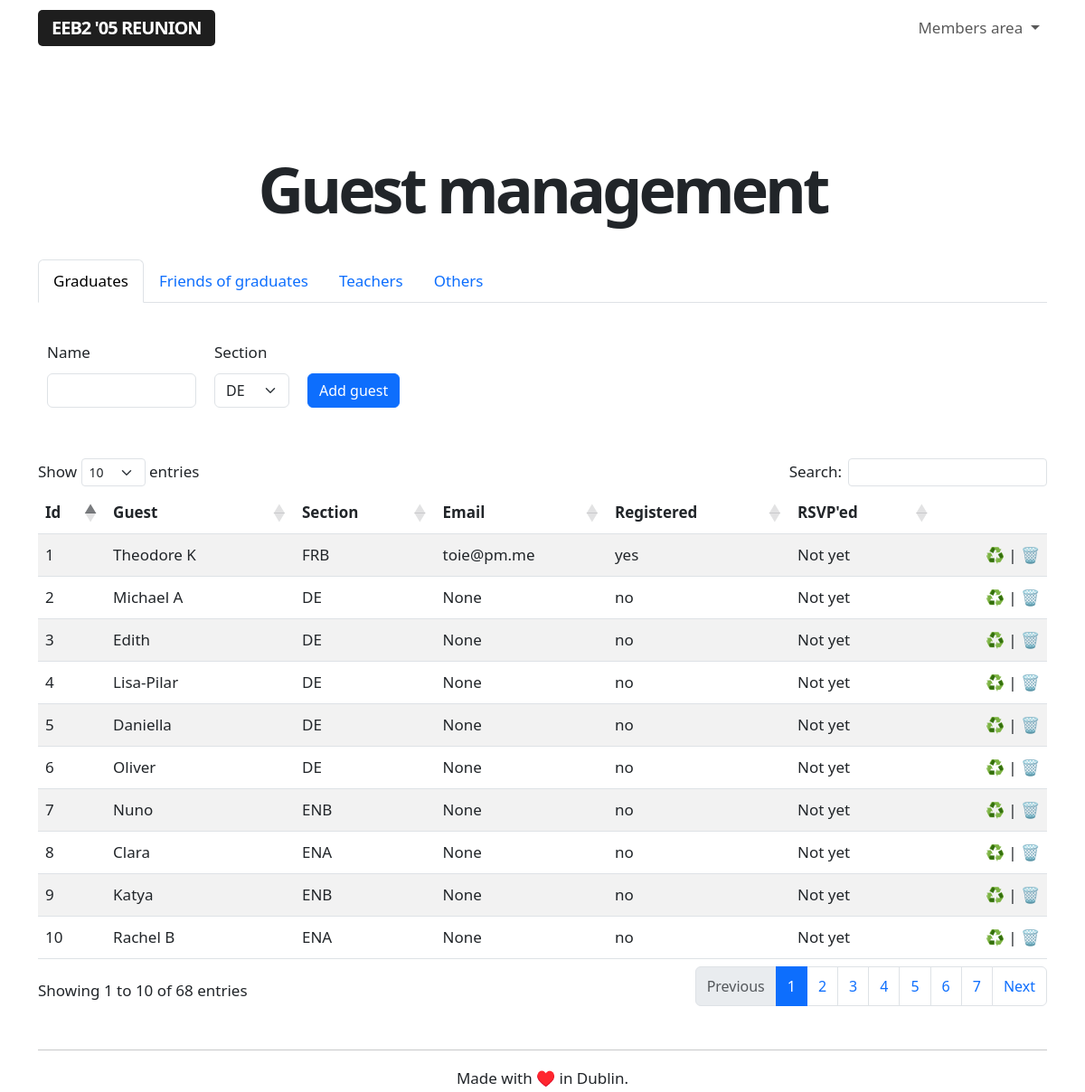
The app's page /admin/guests (signed in), older data.
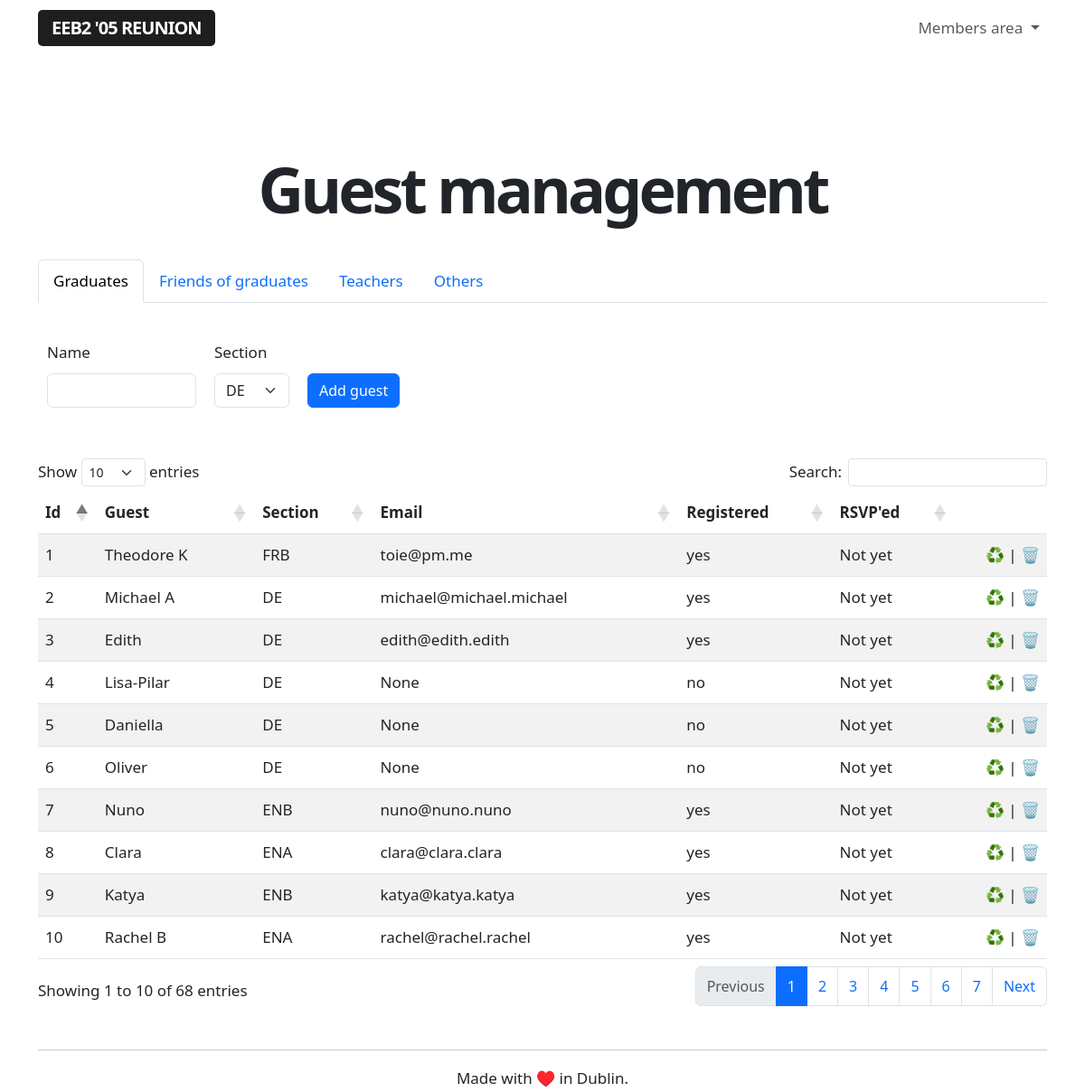
The same page, newer data.
### app/models.py (models this page shows, shortened)
class Section(db.Model):
    id = db.Column(db.Integer, primary_key=True)
    section = db.Column(db.String(64), index=True, unique=True)
    def __repr__(self):
        return '{}'.format(self.section)

class Guest(db.Model):
    id = db.Column(db.Integer, primary_key=True)
    name = db.Column(db.String(64), index=True, unique=False)
    section = db.Column(db.String(64), index=True, unique=False)
    email = db.Column(db.String(120), index=True, unique=True)
    registered = db.Column(db.String(120), index=True, unique=False)
    rsvp = db.Column(db.String(64), index=True, unique=False)

### app/routes.py (the view, shortened to what this page needs)
@app.route('/admin/guests', methods=['GET', 'POST'])
@login_required
def adminguestmanagement():
    if current_user.role == 'admin':
        guests = Guest.query.order_by(Guest.id.asc())
        friends = User.query.filter_by(role='I was friends with people who graduated in 2005').order_by(User.name.asc())
        teachers = User.query.filter_by(role='I was a teacher at the EEB2').order_by(User.name.asc())
        others = User.query.filter_by(role='Other').order_by(User.name.asc())
        form = AddGuestForm()
    else:
        flash('This is a restricted area.')
        return redirect(url_for('index'))
    return render_template("guest_management.html", title='Guest list management', guests=guests,
        friends=friends, teachers=teachers, others=others, form=form)

### app/forms.py
class AddGuestForm(FlaskForm):
    guestname = StringField('Name', validators=[DataRequired()])
    section = SelectField(u'Section', choices = [], validators = [DataRequired()])
    submit = SubmitField('Add guest')
    def __init__(self):
        super(AddGuestForm, self).__init__()
        self.section.choices = Section.query.order_by(Section.section.asc()).all()

### app/models.py (called while the page is built)
@login.user_loader
def load_user(id):
    return User.query.get(int(id))

### app/templates/guest_management.html (shortened to what this page needs)
{% extends "base.html" %}
{% block content %}
<div class="title">
    <h1>Guest management</h1>
</div>
<br>
<br>
<nav>
  <div class="nav nav-tabs" id="nav-tab" role="tablist">
    <button class="nav-link active" id="nav-graduates-tab" data-bs-toggle="tab" data-bs-target="#nav-graduates" type="button" role="tab" aria-controls="nav-graduates" aria-selected="true">Graduates</button>
    <button class="nav-link" id="nav-friends-tab" data-bs-toggle="tab" data-bs-target="#nav-friends" type="button" role="tab" aria-controls="nav-friends" aria-selected="false">Friends of graduates</button>
    <button class="nav-link" id="nav-teachers-tab" data-bs-toggle="tab" data-bs-target="#nav-teachers" type="button" role="tab" aria-controls="nav-teachers" aria-selected="false">Teachers</button>
    <button class="nav-link" id="nav-others-tab" data-bs-toggle="tab" data-bs-target="#nav-others" type="button" role="tab" aria-controls="nav-others" aria-selected="false">Others</button>
  </div>
</nav>
<div class="tab-content" id="nav-tabContent">
    <div class="tab-pane fade show active" id="nav-graduates" role="tabpanel" aria-labelledby="nav-graduates-tab" tabindex="0">
        <br>
        <form action="" method="post" novalidate>
            <table>
                <tbody>
                    <tr>
                        <td class="guesttable">
                            <p>
                                {{ form.guestname.label (class_='form-label')}} <br>
                                {{ form.guestname(size=10, class_='form-control')}}
                            </p>
                        </td>
                        <td class="guesttable">
                            <p>
                                {{ form.section.label (class_='form-label')}} <br>
                                {{ form.section(class_='form-select')}}
                            </p>
                        </td>
                        <td class="guesttable">
                            <p>{{ form.submit(class_='btn btn-primary') }}</p>
                        </td>
                    </tr>
                </tbody>
            </table>
            <br>
        </form>
        <table id="guest-management-table" class="table table-striped">
            <thead>
                <tr>
                    <th>Id</th>
                    <th>Guest</th>
                    <th>Section</th>
                    <th>Email</th>
                    <th>Registered</th>
                    <th>RSVP'ed</th>
                    <th></th>
                </tr>
            </thead>
            <tbody>
                {% for guest in guests %}
                    {% include '_guests.html' %}
                {% endfor %}
            </tbody>
        </table>
    </div>
</div>
{% endblock %}

### app/templates/base.html (shortened to what this page needs)
<!doctype html>
<html lang="en">
<head>
    <link rel="stylesheet" href="{{url_for('.static', filename='styles.css')}}">
    <link href="https://cdn.jsdelivr.net/npm/bootstrap@5.3.0-alpha1/dist/css/bootstrap.min.css" rel="stylesheet">
    <link href="https://getbootstrap.com/docs/5.3/assets/css/docs.css" rel="stylesheet">
    <link rel="stylesheet" type="text/css" href="https://cdn.datatables.net/1.10.25/css/dataTables.bootstrap5.css">
</head>
<body class="bd-example">
    <nav class="navbar navbar-expand-lg nav-container" data-bs-theme="light">
        <div class="container navigation-container">
            <a class="navbar-brand" href="/index">EEB2 '05 Reunion</a>
            <div class="login-buttons">
                <ul class="navbar-nav">
                    {% if current_user.is_anonymous %}
                    <li class="buttons-header">
                        <a class="btn btn-outline-primary login-button" href="/login" role="button">Login</a>
                        <a class="btn btn-primary" href="/register" role="button">Sign up</a>
                    </li>
                    {% else %}
                    <li class="nav-item dropdown">
                        <a class="nav-link dropdown-toggle" href="#" role="button" data-bs-toggle="dropdown" aria-expanded="false">
                            Members area
                        </a>
                    </li>
                    {% endif %}
                </ul>
            </div>
        </div>
    </nav>
<br>
<div class="container">
    <div class="full-height">
        {% block content %}{% endblock %}
    </div>
</div>
<div class="container text-center">
    <br>
    <hr>
    Made with ♥️ in Dublin.
    </div>
</body>
</html>

### app/templates/_guests.html
<tr>
    <td>{{ guest.id }}</td>
    <td>{{ guest.name }}</td>
    <td>{{ guest.section }}</td>
    <td>{{ guest.email }}</td>
    <td>{{ guest.registered }}</td>
    <td>{{ guest.rsvp }}</td>
    <td class="aligniconsright"><a class="nolinkdecoration" href="{{ url_for('resetGuest', guestid=guest.id) }}">♻️</a> | <a class="nolinkdecoration" href="{{ url_for('delete_guest', guestid=guest.id) }}">🗑️</a></td>
</tr>

### app/static/styles.css (style rules this page uses)
body { font-size: 17px !important; line-height: 30px !important; }
h1 { font-size: 70px !important; letter-spacing: -4px; text-align: center; font-weight: 800 !important; line-height: 75px !important; }
.aligniconsright { text-align: right; }
.full-height { min-height: 75vh; }
.nav-container { margin-bottom: 40px; }
.navbar-brand { background-color: #1e1e1e; color: #fff !important; padding: 6px 15px; border-radius: 5px; text-transform: uppercase; font-weight: 600; letter-spacing: -1px; }
.title h1 { margin-bottom: -20px !important; margin-top: 40px; }
.nolinkdecoration { text-decoration: none; }
.guesttable { vertical-align: bottom; padding: 10px; }

Row changes from the older to the newer data that the page shows:
changed Guest "Michael A": email "None" → "michael@michael.michael"; registered "no" → "yes"
changed Guest "Edith": email "None" → "edith@edith.edith"; registered "no" → "yes"
changed Guest "Nuno": email "None" → "nuno@nuno.nuno"; registered "no" → "yes"
changed Guest "Clara": email "None" → "clara@clara.clara"; registered "no" → "yes"
changed Guest "Katya": email "None" → "katya@katya.katya"; registered "no" → "yes"
changed Guest "Rachel B": email "None" → "rachel@rachel.rachel"; registered "no" → "yes"
